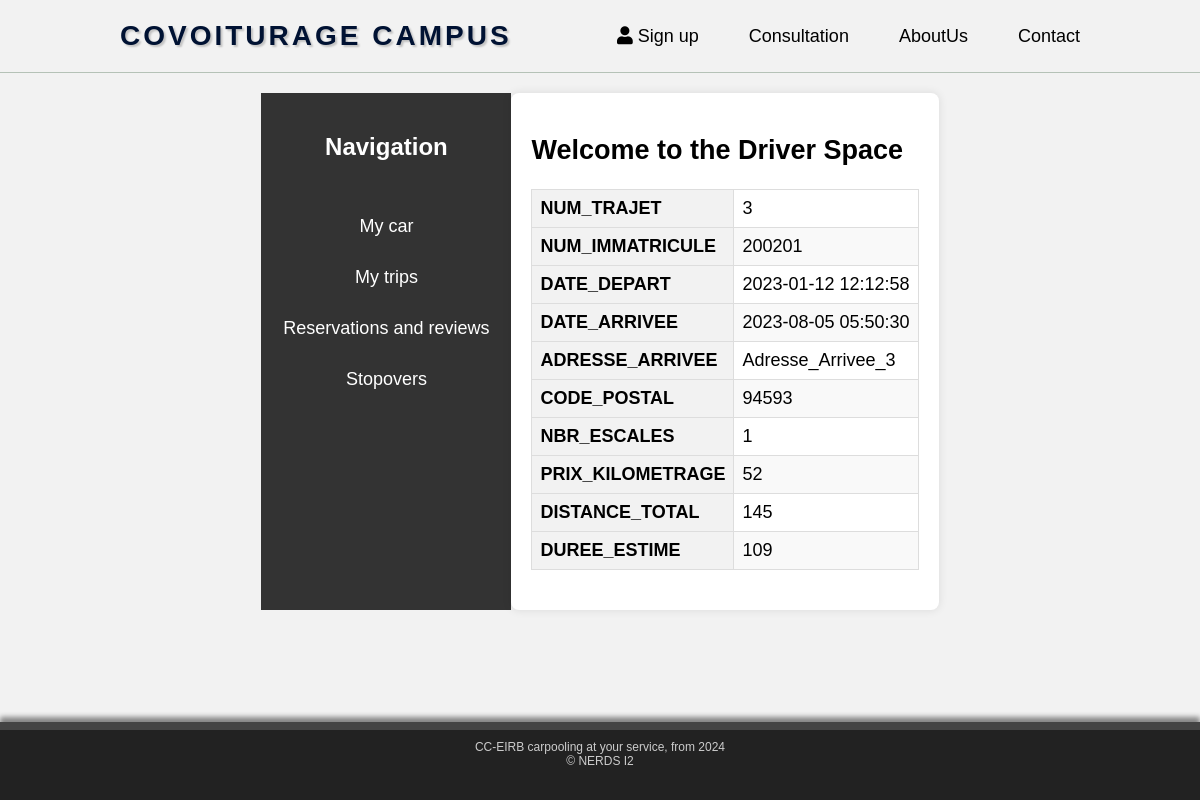
/php/espace_conducteur/view_trajet.php?num_trajet=3, run on the app's committed database.
### tables this page shows
CREATE TABLE IF NOT EXISTS TRAJET (
    NUM_TRAJET INT AUTO_INCREMENT PRIMARY KEY, 
    NUM_IMMATRICULE INT NOT NULL,
    DATE_DEPART TIMESTAMP NOT NULL,
    DATE_ARRIVEE TIMESTAMP NOT NULL,
    ADRESSE_ARRIVEE VARCHAR(100) NOT NULL,
    CODE_POSTAL INT NOT NULL,
    NBR_ESCALES INT NOT NULL DEFAULT 0,
    PRIX_KILOMETRAGE INT NOT NULL,
    DISTANCE_TOTAL INT NOT NULL,
    DUREE_ESTIME INT NOT NULL,
    FOREIGN KEY (NUM_IMMATRICULE) REFERENCES VOITURE(NUM_IMMATRICULE) ON DELETE CASCADE ON UPDATE CASCADE
);

### php/espace_conducteur/view_trajet.php (the view, shortened to what this page needs)
<!DOCTYPE html>
<html>
<head>
    <link rel="stylesheet" type="text/css" href="../../css/esp_conducteur.css">
    <link rel="stylesheet" type="text/css" href="../../css/table_style.css">
</head>
<body>
    <?php include('../header.php'); ?>
    <div class="container">
        <?php include('nav_bar.php'); ?>
        <div class="main-content" id="mainContent">
            <h2>Welcome to the Driver Space</h2>
            <?php
            include('../../connect.php');
            if (isset($_GET['num_trajet']) && !empty($_GET['num_trajet'])) {
                $num_trajet = $_GET['num_trajet'];
                $query1 = "SELECT * FROM TRAJET WHERE NUM_TRAJET = ?";
                $stmt1 = $conn->prepare($query1);
                $stmt1->bind_param("i", $num_trajet);
                if ($stmt1->execute()) {
                    $result1 = $stmt1->get_result();
                    if ($result1->num_rows > 0) {
                        echo '<div style="overflow-x:auto;">';
                        echo '<table>';
                        $columns = ['NUM_TRAJET', 'NUM_IMMATRICULE', 'DATE_DEPART', 'DATE_ARRIVEE', 'ADRESSE_ARRIVEE', 'CODE_POSTAL', 'NBR_ESCALES', 'PRIX_KILOMETRAGE', 'DISTANCE_TOTAL', 'DUREE_ESTIME'];
                        while ($row = $result1->fetch_assoc()) {
                            foreach ($columns as $column) {
                                echo '<tr>';
                                echo "<th>$column</th>";
                                echo "<td>{$row[$column]}</td>";
                                echo '</tr>';
                            }
                        }
                        echo '</table>';
                        echo '</div>';
                    } else {
                        echo "No result found";
                    }
                } else {
                    echo "Error executing query 1: " . $stmt1->error;
                }
            }
            ?>
        </div>
    </div>
    <?php include('../footer.php'); ?>
</body>
</html>

### css/esp_conducteur.css (style rules this page uses)
body { font-family: 'Open Sans', sans-serif; background-color: #f2f2f2; margin: 0; padding: 0; font-size: 18px; }
.container { display: flex; max-width: 1200px; margin: 0 auto; padding: 20px; }
.main-content { flex-grow: 1; padding: 20px; background-color: #fff; border-radius: 8px; box-shadow: 0 0 10px rgba(0, 0, 0, 0.1); transition: transform 0.3s ease; }

### css/table_style.css (style rules this page uses)
table { width: 100%; border-collapse: collapse; margin-bottom: 20px; }
th, td { border: 1px solid #ddd; padding: 8px; text-align: left; }
th { background-color: #f2f2f2; }
tr:nth-child(even) { background-color: #f9f9f9; }

### php/header.php (style rules this page uses)
body { font-family: 'DyeLine', sans-serif; margin: 0; padding: 0; }

### php/footer.php (style rules this page uses)
html, body { height: 100%; margin: 0; display: flex; flex-direction: column; }
body { min-height: 100vh; }

### data on the page
trajet: column "NUM_TRAJET", NUM_TRAJET "3", column "NUM_IMMATRICULE", NUM_IMMATRICULE "200201", column "DATE_DEPART", DATE_DEPART "2023-01-12 12:12:58", column "DATE_ARRIVEE", DATE_ARRIVEE "2023-08-05 05:50:30", column "ADRESSE_ARRIVEE", ADRESSE_ARRIVEE "Adresse_Arrivee_3", column "CODE_POSTAL", CODE_POSTAL "94593", column "NBR_ESCALES", NBR_ESCALES "1", column "PRIX_KILOMETRAGE", PRIX_KILOMETRAGE "52", column "DISTANCE_TOTAL", DISTANCE_TOTAL "145", column "DUREE_ESTIME", DUREE_ESTIME "109"
